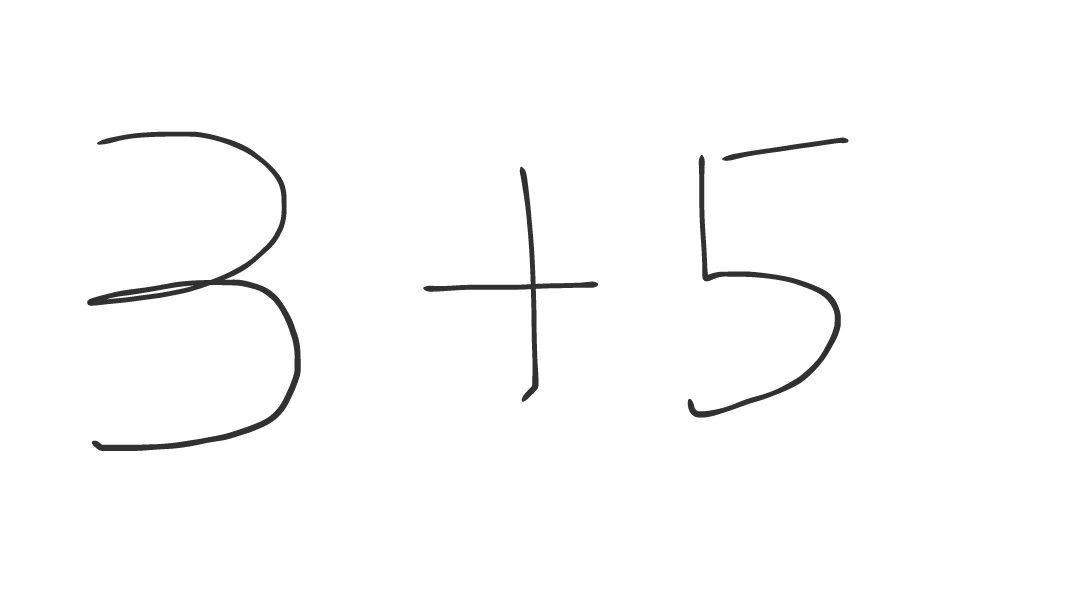
#> input picture data/samples/test/1.jpg, 1068 x 594 px
$ python -i deskew.py   (imports and definitions only)
#> lines starting #> are read from the running program, lines starting #| are printed output that depends on the picture; after the words box and inside, x2 and y2 are one past the last pixel; in counts of white or black regions, pixels touching at a corner belong together
from __future__ import annotations

from dataclasses import dataclass

import cv2
import numpy as np


@dataclass(frozen=True)
class DeskewResult:
    image: np.ndarray
    angle: float


def estimate_skew_angle(binary_image: np.ndarray) -> float:
    if binary_image.ndim != 2:
        raise ValueError("estimate_skew_angle expects a single-channel image")
    coords = np.column_stack(np.where(binary_image < 255))
    if coords.shape[0] < 10:
        return 0.0
    rect = cv2.minAreaRect(coords.astype(np.float32))
    angle = float(rect[-1])
    if angle < -45:
        angle = 90 + angle
    if angle > 45:
        angle = angle - 90
    return angle


def rotate_image(image: np.ndarray, angle: float, border_value: int = 255) -> np.ndarray:
    h, w = image.shape[:2]
    center = (w / 2.0, h / 2.0)
    matrix = cv2.getRotationMatrix2D(center, angle, 1.0)
    cos = abs(matrix[0, 0])
    sin = abs(matrix[0, 1])
    new_w = int((h * sin) + (w * cos))
    new_h = int((h * cos) + (w * sin))
    matrix[0, 2] += (new_w / 2) - center[0]
    matrix[1, 2] += (new_h / 2) - center[1]
    return cv2.warpAffine(image, matrix, (new_w, new_h), flags=cv2.INTER_LINEAR, borderValue=border_value)


def deskew_image(binary_image: np.ndarray, max_correction_angle: float = 20.0) -> DeskewResult:
    angle = estimate_skew_angle(binary_image)
    if abs(angle) > max_correction_angle:
        return DeskewResult(image=binary_image, angle=0.0)
    corrected = rotate_image(binary_image, angle)
    _, corrected = cv2.threshold(corrected, 128, 255, cv2.THRESH_BINARY)
    return DeskewResult(image=corrected, angle=angle)

>>> import cv2
>>> picture = cv2.imread('../../data/samples/test/1.jpg', cv2.IMREAD_GRAYSCALE)
#> picture is the input picture: shape (594, 1068); min 27, max 255, mean 251.6
>>> result = deskew_image(picture)
#> in estimate_skew_angle, `coords = np.column_stack(np.where(binary_image < 255))`: coords = 19618 pairs, first value 128 to 455, second value 80 to 855
#> in estimate_skew_angle, `rect = cv2.minAreaRect(coords.astype(np.float32))`: rect = ((291.5, 467.5), (775, 327), -90)
#> in estimate_skew_angle, `angle = float(rect[-1])`: angle = -90
#> in estimate_skew_angle, `angle = 90 + angle`: angle = 0
#> in rotate_image, `matrix = cv2.getRotationMatrix2D(center, angle, 1.0)`: matrix = [[1, 0, 0], [0, 1, 0]]
#> in rotate_image, `cos = abs(matrix[0, 0])`: cos = 1
#> in rotate_image, `sin = abs(matrix[0, 1])`: sin = 0
#> in rotate_image, `new_w = int((h * sin) + (w * cos))`: new_w = 1068
#> in rotate_image, `new_h = int((h * cos) + (w * sin))`: new_h = 594
#> in deskew_image, `_, corrected = cv2.threshold(corrected, 128, 255, cv2.THRESH_BINARY)`:
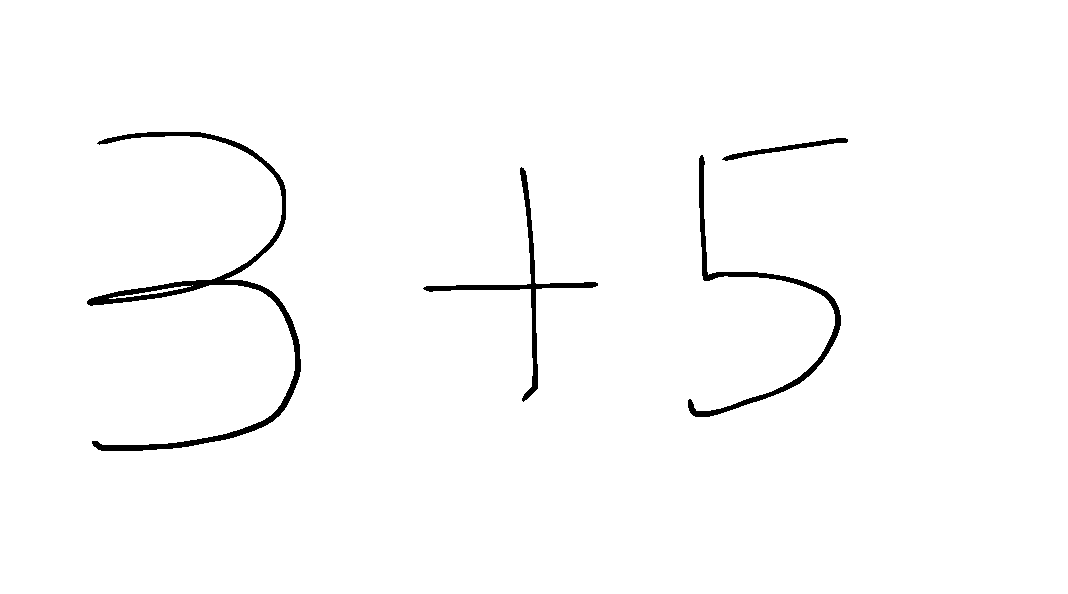
#> corrected: shape (594, 1068); 98.4% white; 4 black regions, box (x1, y1, x2, y2) and area: (87, 132, 301, 451) 4898, (688, 155, 841, 417) 2454, (423, 167, 598, 402) 1992, (722, 138, 848, 161) 586
